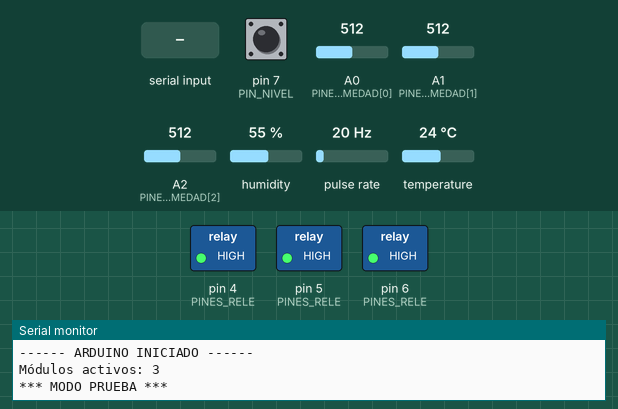
The sketch below on a simulated Arduino Uno, built with avr-gcc and run on an emulated ATmega328P. Shown: switched loads named in the sketch (green lamp = pin HIGH), the last lines printed to the serial monitor. Wiring (inferred from the names in the program): pulse sensor: data pin 3. The test bench sets the inputs (shaded band); at power-on: A2 (PINES_HUMEDAD[2]) = 512, pin 7 (PIN_NIVEL) HIGH, A0 (PINES_HUMEDAD[0]) = 512, A1 (PINES_HUMEDAD[1]) = 512, humidity 55 %, pulse rate 20 Hz, temperature 24 °C.

Above: at 1.3 s.
1.4 s: A2 (PINES_HUMEDAD[2]) set to 685
9.1 s: A2 (PINES_HUMEDAD[2]) set to 719
At 16.6 s:
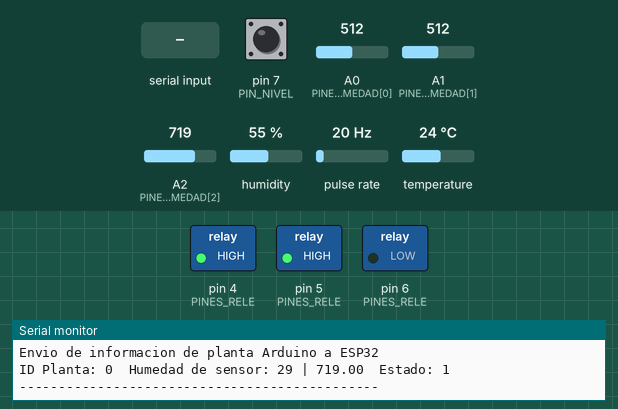
16.8 s: "CONFIG_UMBRALES:\n" received over the second serial link
At 25.5 s:
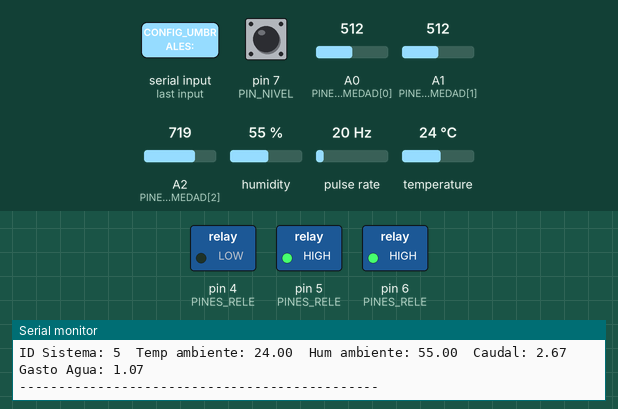
Timing chart, 0 to 31.5 s (numbered marks = the images above; inputs shaded):
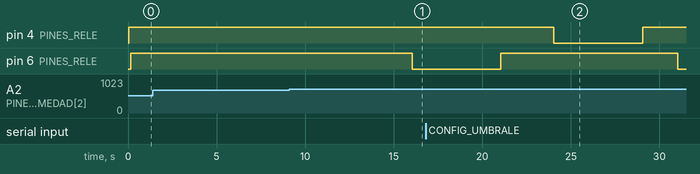

Measured:
- the behaviour switches between 700 and 701 on A2 (PINES_HUMEDAD[2]) (found by bisection; images 0 and 1)
- after the input at 9.1 s, pin 6 (PINES_RELE): HIGH → LOW after 6.9 s
- after the input at 16.8 s, pin 4 (PINES_RELE): HIGH → LOW after 7.2 s, → HIGH 5.0 s later

The sketch:

VerdiARD1.ino
```cpp
#include "DHT.h"
#include <SoftwareSerial.h>

//Definicion del modo prueba, comentar para producción
#define MODO_PRUEBA

//Pine de sistema
#define DHTPIN         2   // DHT11
#define PIN_CAUDAL     3   // YF-S201
#define PIN_NIVEL      7   // Sensor flotador
//Arduino Pin 10 (RX)
//Arduino Pin 11 (TX

//  Numero de modulos automatizados
#define MAX_MODULOS 3

const int PINES_HUMEDAD[MAX_MODULOS] = { A0, A1, A2 };  // Sensores tierra
const int PINES_RELE[MAX_MODULOS]    = {  4,  5,  6 };  // Relays

//Valor para deteccion de sensor activo
#define UMBRAL_DETECCION  1000
#define MUESTRAS_DETECCION 5

//  Tiempos | MODO PRUEBA y PRODUCCIÓN
#ifdef MODO_PRUEBA
  #define T_ENVIO_SISTEMA_NORMAL   8000UL   //  8 s
  #define T_ENVIO_SISTEMA_RIEGO    4000UL   //  4 s
  #define T_ENVIO_PLANTAS_NORMAL   9000UL   //  9 s
  #define T_ENVIO_PLANTAS_RIEGO    5000UL   //  5 s
  #define T_DURACION_RIEGO         5000UL   //  5 s
  #define T_ESPERA_FILTRO         10000UL   // 10 s
  #define T_LECTURA_SUELO_BASE     8000UL   //  2 s
  #define T_LECTURA_AMBIENTE       1000UL   //  1 s
#else
  #define T_ENVIO_SISTEMA_NORMAL  600000UL  // 10 min
  #define T_ENVIO_SISTEMA_RIEGO    20000UL  // 20 s
  #define T_ENVIO_PLANTAS_NORMAL 1200000UL  // 20 min
  #define T_ENVIO_PLANTAS_RIEGO    20000UL  // 20 s
  #define T_DURACION_RIEGO         30000UL  // 30 s
  #define T_ESPERA_FILTRO         900000UL  // 15 min
  #define T_LECTURA_SUELO_BASE  10800000UL  // 180 min (ajustable)
  #define T_LECTURA_AMBIENTE       1000UL   //  1 s
#endif

#define DHTTYPE DHT11

//  Estructura de planta
struct Planta {
  int  id;                   // ID desde ESP32
  int  pinHumedad;           // Pin humedad
  int  pinRele;              // Pin relay
  bool activo;               // Módulo detectado
  int  umbralMinimo;         // Umbral dinámico desde ESP32
  int  umbralIdeal;          // Umbral dinámico desde ESP32
  bool regando;
  bool esperandoFiltro;
  unsigned long ultimaAccion;
  float humedadActual;
};

//Creacion de plantas dependiendo de los modulos maximos
Planta misPlantas[MAX_MODULOS];
//Variable para detectar los modulos
int numModulosDetectados = 0;

//  VARIABLES GLOBALES
//Variables para el caudal
volatile double aguaS       = 0;
double          aguaAnterior = 0;
float           caudalLPM   = 0;

//Variables para el sensor de humedad y temperatura
float tempAmbiente = 0;
float humAmbiente  = 0;

//Variable para el flotador de agua
bool nivelAguaOK = true;

//Variables para la medicion de intervalo de tiempo
unsigned long lastMillisCaudal   = 0;
unsigned long lastMillisAmbiente = 0;
unsigned long lastCheckSensores  = 0;
unsigned long lastEnvioSistema   = 0;
unsigned long lastEnvioPlantas   = 0;
unsigned long tiempoLecturaSuelo = T_LECTURA_SUELO_BASE;

//Creacion del sensor
DHT dht(DHTPIN, DHTTYPE);

//Creacion de la comunicacion serial
SoftwareSerial esp32Serial(10, 11);


// Funcion para la deteccion de modulos
bool sensorPresente(int pin) {
  for (int i = 0; i < MUESTRAS_DETECCION; i++) {
    if (analogRead(pin) >= UMBRAL_DETECCION) return false;
    delay(10);
  }
  return true;
}

// Funcion para la deteccion de modulos
int detectarModulos() {
  int count = 0;
  for (int i = 0; i < MAX_MODULOS; i++) {
    // Inicializar con valores por defecto
    misPlantas[i].id              = 0;
    misPlantas[i].pinHumedad      = PINES_HUMEDAD[i];
    misPlantas[i].pinRele         = PINES_RELE[i];
    misPlantas[i].activo          = false;
    misPlantas[i].umbralMinimo    = 600;  // Valor por defecto (bajo = seco)
    misPlantas[i].umbralIdeal     = 300;  // Valor por defecto (alto = húmedo)
    misPlantas[i].regando         = false;
    misPlantas[i].esperandoFiltro = false;
    misPlantas[i].ultimaAccion    = 0;
    misPlantas[i].humedadActual   = 0;

    if (sensorPresente(PINES_HUMEDAD[i])) {
      misPlantas[i].activo = true;
      pinMode(misPlantas[i].pinRele, OUTPUT);
      digitalWrite(misPlantas[i].pinRele, HIGH); // OFF (low-trigger)
      count++;
      Serial.print(F("Módulo "));
      Serial.print(i + 1);
      Serial.println(F(" detectado."));
      Serial.print("Valor de lector: ");
      Serial.println(analogRead(PINES_HUMEDAD[i]));
    } else {
      Serial.print(F("Módulo "));
      Serial.print(i + 1);
      Serial.println(F(" NO detectado."));
    }
  }
  return count;
}

// Setup del ARDUINO
void setup() {
  //Definicion de las comunicaciones
  Serial.begin(115200);
  esp32Serial.begin(9600);

  //Definicion de todos los sensores
  dht.begin();
  pinMode(PIN_CAUDAL, INPUT_PULLUP);
  pinMode(PIN_NIVEL, INPUT_PULLUP);

  //Inicialilzacion del contador del caudal
  attachInterrupt(digitalPinToInterrupt(PIN_CAUDAL), pulso, RISING);

  //Deteccion de modulos activos - Llamada a la funcion
  numModulosDetectados = detectarModulos();


  Serial.println(F("\n\n------ ARDUINO INICIADO ------"));
  Serial.print(F("Módulos activos: "));
  Serial.println(numModulosDetectados);

  // Envio de módulos detectados al ESP32
  esp32Serial.print(F("MODULOS,"));
  esp32Serial.println(numModulosDetectados);

#ifdef MODO_PRUEBA
  Serial.println(F("*** MODO PRUEBA ***"));
#else
  Serial.println(F("*** MODO PRODUCCIÓN ***"));
#endif
}

// Loop del ARDUINO
void loop() {

  // Validacion de la comunicaicon de arduino y ESP32
  if (esp32Serial.available()) {
    String msg = esp32Serial.readStringUntil('\n');
    msg.trim();

    if (msg.startsWith("CONFIG_IDS:")) {
      //Llamado a la funcion para configurar los IDs
      asignarIdsMinimos(msg.substring(11));
    }
    else if (msg.startsWith("CONFIG_UMBRALES:")) {
      //Llamado a la funcion para configurar umbrales de humedad
      configurarUmbrales(msg.substring(16));
    }
  }

  // Conteo del caudal (simepre activo)
  if (millis() - lastMillisCaudal >= 1000) {
    caudalLPM    = (aguaS - aguaAnterior) * 60.0;
    aguaAnterior = aguaS;
    lastMillisCaudal = millis();
  }

  // Lectura de humedad y temperatura general (siempre activa)
  if (millis() - lastMillisAmbiente >= T_LECTURA_AMBIENTE) {
    tempAmbiente = dht.readTemperature();
    humAmbiente  = dht.readHumidity();
    lastMillisAmbiente = millis();
  }

  // Deteccion del niveo de agua (siempre activa)
  // LOW = agua OK, HIGH = sin agua (pull-up con flotador abierto)
  nivelAguaOK = (digitalRead(PIN_NIVEL) == LOW);

  // Ajuste dinamico del suelo sino esta en modo prueba
#ifndef MODO_PRUEBA
  ajustarIntervaloSuelo(tempAmbiente);
#endif

  // LOGICA DE RIEGO
  bool hayRiegoActivo = false;
  bool hayRelayActivo = false;

  // Deteccion de un relay activo
  for (int i = 0; i < MAX_MODULOS; i++) {
    if (misPlantas[i].activo && misPlantas[i].regando) {
      hayRelayActivo = true;
      break;
    }
  }

  // Lectura de sensores de tierra
  if (millis() - lastCheckSensores >= tiempoLecturaSuelo) {
    lastCheckSensores = millis();

    for (int i = 0; i < MAX_MODULOS; i++) {
      if (!misPlantas[i].activo)          continue;
      if ( misPlantas[i].regando)         continue;
      if ( misPlantas[i].esperandoFiltro) continue;

      misPlantas[i].humedadActual = analogRead(misPlantas[i].pinHumedad);

      // Calcular umbral crítico (mitad del mínimo)
      int umbralCritico = misPlantas[i].umbralMinimo + 100;

      // Evaluar si necesita riego
      bool necesitaRiego = (misPlantas[i].humedadActual > misPlantas[i].umbralMinimo);
      bool esCritico     = (misPlantas[i].humedadActual > umbralCritico);

      if (necesitaRiego) {
        // Validacion para solo regar sino hay otro relay activo y hay agua o es nivel crítico
        if (!hayRelayActivo && (nivelAguaOK || esCritico)) {
          //Llamado a la funcion para activar riego
          activarRiego(i);
          //Riego activo global
          hayRelayActivo = true;
        } else if (!nivelAguaOK && !esCritico) {
          Serial.print(F("Planta de modulo"));
          Serial.print(i + 1);
          Serial.println(F(" necesita riego pero nivel bajo."));
        }
      }
    }
  }

  // Control de riegos activos
  for (int i = 0; i < MAX_MODULOS; i++) {
    if (!misPlantas[i].activo) continue;

    if (misPlantas[i].regando) {
      hayRiegoActivo = true;
      if (millis() - misPlantas[i].ultimaAccion >= T_DURACION_RIEGO) {
        //Llamado a la funcion para finalizar pulso y asignar filtrado
        finalizarPulsoRiego(i);
      }
    }

    if (misPlantas[i].esperandoFiltro) {
      //Riego activo global
      hayRiegoActivo = true;
      if (millis() - misPlantas[i].ultimaAccion >= T_ESPERA_FILTRO) {
        //Llamado a la funcion para verficar la humedad al filtrar
        verificarHumedadPostFiltro(i);
      }
    }
  }

  // Configuracion de envios para el ESP32
  unsigned long tSistema = hayRiegoActivo ? T_ENVIO_SISTEMA_RIEGO : T_ENVIO_SISTEMA_NORMAL;
  unsigned long tPlantas = hayRiegoActivo ? T_ENVIO_PLANTAS_RIEGO : T_ENVIO_PLANTAS_NORMAL;

  if (millis() - lastEnvioSistema >= tSistema) {
    //Envio de datos del sistema al ESP32
    enviarDatosSistema();
    lastEnvioSistema = millis();
    if (!hayRiegoActivo) lastCheckSensores = millis();
  }

  if (millis() - lastEnvioPlantas >= tPlantas) {
    //Envio de datos de la planta al ESP32
    enviarDatosPlantas();
    lastEnvioPlantas = millis();
  }
}

// Funcion para asignar los IDs recibidos del ESP32
void asignarIdsMinimos(String listaIds) {
  int idsRecibidos[20];
  int totalIds = 0;

  char buffer[100];
  listaIds.toCharArray(buffer, 100);
  char* ptr = strtok(buffer, ",");

  while (ptr != NULL && totalIds < 20) {
    int val = atoi(ptr);
    if (val > 0) idsRecibidos[totalIds++] = val;
    ptr = strtok(NULL, ",");
  }

  // Ordenar ascendente
  for (int i = 0; i < totalIds - 1; i++) {
    for (int j = 0; j < totalIds - i - 1; j++) {
      if (idsRecibidos[j] > idsRecibidos[j + 1]) {
        int tmp = idsRecibidos[j];
        idsRecibidos[j] = idsRecibidos[j + 1];
        idsRecibidos[j + 1] = tmp;
      }
    }
  }

  // Asignar solo a módulos activos
  int asignados = 0;
  for (int i = 0; i < MAX_MODULOS && asignados < totalIds; i++) {
    if (!misPlantas[i].activo) continue;
    misPlantas[i].id = idsRecibidos[asignados];
    Serial.print(F("Módulo "));
    Serial.print(i + 1);
    Serial.print(F(" asigando con ID: "));
    Serial.println(misPlantas[i].id);
    asignados++;
  }
}

//  CONFIGURACIÓN DE UMBRALES DINÁMICOS
//  Formato: CONFIG_UMBRALES:id,minimo,ideal
void configurarUmbrales(String datos) {
  char buffer[50];
  datos.toCharArray(buffer, 50);

  int id     = atoi(strtok(buffer, ","));
  int minimo = atoi(strtok(NULL, ","));
  int ideal  = atoi(strtok(NULL, ","));

  // Buscar planta por ID y actualizar
  for (int i = 0; i < MAX_MODULOS; i++) {
    if (misPlantas[i].activo && misPlantas[i].id == id) {
      misPlantas[i].umbralMinimo = minimo;
      misPlantas[i].umbralIdeal  = ideal;

      Serial.print(F("Planta ID "));
      Serial.print(id);
      Serial.print(F(" umbrales: min="));
      Serial.print(minimo);
      Serial.print(F(" ideal="));
      Serial.println(ideal);
      break;
    }
  }
}

// Funcion para aumentar consumo de agua
void pulso() {
  aguaS += (1.0 / 450.0);
}

// Funcion para el ajuste de lectura de humedad en produccion
#ifndef MODO_PRUEBA
void ajustarIntervaloSuelo(float t) {
  if (isnan(t)) return;
  unsigned long nuevo;
  if      (t <  20) nuevo = 25200000UL;  // 420 min
  else if (t <= 30) nuevo = 10800000UL;  // 180 min
  else if (t <= 35) nuevo =  7200000UL;  // 120 min
  else              nuevo =  3600000UL;  //  60 min

  if (nuevo != tiempoLecturaSuelo) {
    tiempoLecturaSuelo = nuevo;
    Serial.print(F("Intervalo suelo: "));
    Serial.print(tiempoLecturaSuelo / 60000);
    Serial.println(F(" min"));
  }
}
#endif

// Funcion para enviar datos al ESP32
// Formato: SISTEMA,temp,hum,caudal,gasto,nivelAgua
void enviarDatosSistema() {
  esp32Serial.print(F("SISTEMA,"));
  esp32Serial.print(tempAmbiente);  esp32Serial.print(",");
  esp32Serial.print(humAmbiente);   esp32Serial.print(",");
  esp32Serial.print(caudalLPM);     esp32Serial.print(",");
  esp32Serial.print(aguaS);         esp32Serial.print(",");
  esp32Serial.println(nivelAguaOK ? 1 : 0);

  Serial.println(F("Envio de sensores generales de Arduino a ESP32"));
  Serial.print(F("ID Sistema: "));
    Serial.print(F("5"));
    Serial.print(F("  Temp ambiente: "));
    Serial.print(tempAmbiente);
    Serial.print(F("  Hum ambiente: "));
    Serial.print(humAmbiente);
    Serial.print(F("  Caudal: "));
    Serial.print(caudalLPM);
    Serial.print(F("  Gasto Agua: "));
    Serial.println(aguaS);
  Serial.println(F("----------------------------------------------"));
}

// Funcion para enviar datos de planta el ESP32
// Formato: PLANTA,id,humedad%,temp,estdo
// estado: 0=inactivo  1=regando  2=esperando_filtro
void enviarDatosPlantas() {
  for (int i = 0; i < MAX_MODULOS; i++) {
    if (!misPlantas[i].activo) continue;

    int estado = misPlantas[i].regando ? 1
                  : misPlantas[i].esperandoFiltro ? 2 : 0;

    // Convertir a porcentaje (1023=0%, 0=100%)
    int pHum = map(misPlantas[i].humedadActual, 1023, 0, 0, 100);
    pHum = constrain(pHum, 0, 100);

    esp32Serial.print(F("PLANTA,"));
    esp32Serial.print(misPlantas[i].id);  esp32Serial.print(",");
    esp32Serial.print(pHum);              esp32Serial.print(",");
    esp32Serial.print(tempAmbiente);      esp32Serial.print(",");
    esp32Serial.println(estado);

    Serial.println(F("Envio de informacion de planta Arduino a ESP32"));
    Serial.print(F("ID Planta: "));
    Serial.print(misPlantas[i].id);
    Serial.print(F("  Humedad de sensor: "));
    Serial.print(pHum);
    Serial.print(F(" | "));
    Serial.print(misPlantas[i].humedadActual);
    Serial.print(F("  Estado: "));
    Serial.println(estado);
    Serial.println(F("----------------------------------------------"));
  }
}

// FUNCIONES DE RIEGO

//Funcion para activar el riego
void activarRiego(int idx) {
  misPlantas[idx].regando      = true;
  misPlantas[idx].ultimaAccion = millis();
  digitalWrite(misPlantas[idx].pinRele, LOW);

  Serial.print(F("Riego Activo en el Módulo "));
  Serial.println(idx + 1);
}

//Funcion para finalizar el riego y asignar filtrando
void finalizarPulsoRiego(int idx) {
  digitalWrite(misPlantas[idx].pinRele, HIGH);
  misPlantas[idx].regando         = false;
  misPlantas[idx].esperandoFiltro = true;
  misPlantas[idx].ultimaAccion    = millis();

  Serial.print(F("Pulso terminado en el Módulo "));
  Serial.print(idx + 1);
  Serial.println(F(", esperando filtrado."));
}

//Funcion para validar humedad tras filtrar
void verificarHumedadPostFiltro(int idx) {
  misPlantas[idx].humedadActual = analogRead(misPlantas[idx].pinHumedad);

  // Validacion de si ya llegó al ideal o lo superó terminar
  if (misPlantas[idx].humedadActual <= misPlantas[idx].umbralIdeal) {
    misPlantas[idx].esperandoFiltro = false;
    Serial.print(F("Humedad ideal en eñ Módulo "));
    Serial.println(idx + 1);
  }
  else {
    //Llamado a activar riego si no se llego a la humedad ideal
    activarRiego(idx);
  }
}
```
